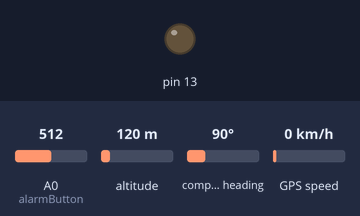
A sketch run on a simulated Arduino Uno, built with avr-gcc and run on an emulated ATmega328P. Parts: output pins drawn as LEDs (lit = HIGH). The test bench sets the inputs (shaded band); at power-on: A0 (alarmButton) = 512, altitude 120 m, compass heading 90°, GPS speed 0 km/h. The GPS gets a fix after 3 s at 37.7749, -122.4194 with 8 satellites; what the sketch prints to the serial monitor is not drawn.

Above: at 1.2 s.
1.3 s: A0 (alarmButton) set to 984
3.2 s: A0 (alarmButton) set to 1014
At 4.7 s:
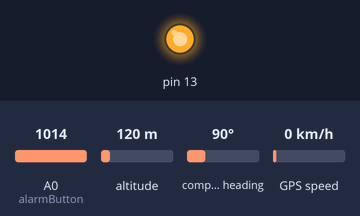
5.5 s: A0 (alarmButton) set to 992
At 7.2 s:
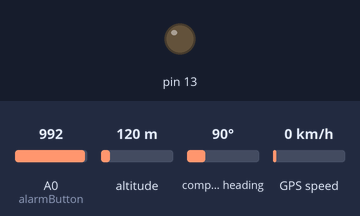
7.5 s: A0 (alarmButton) set to 1010
At 8.9 s:
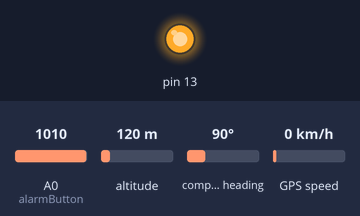
Timing chart, 0 to 10.5 s (numbered marks = the images above; inputs shaded):
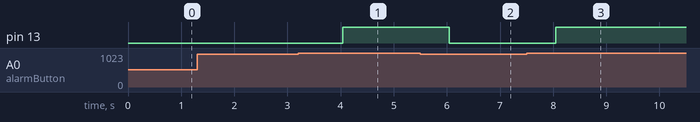

Measured:
- the behaviour switches between 999 and 1000 on A0 (alarmButton) (found by bisection; images 0 and 1)
- after the input at 1.3 s, every drawn part: stays the same
- after the input at 3.2 s, pin 13: LOW → HIGH after 0.84 s
- after the input at 5.5 s, pin 13: HIGH → LOW after 0.54 s
- after the input at 7.5 s, pin 13: LOW → HIGH after 0.55 s

The sketch:

wireless_xbee_panic_button_with_gps.ino
```cpp
#include <SoftwareSerial.h>
#include <TinyGPS++.h>

static const int RXPin = 4, TXPin = 3; //(4, 5);// RX, TX
static const uint32_t GPSBaud = 9600;

// The TinyGPS++ object
TinyGPSPlus gps;

// The serial connection to the GPS device
SoftwareSerial ss(RXPin, TXPin);

// The serial connection to the XBee
SoftwareSerial Xbee(5, 6);

int alarmButton = 0;
int alarmValue = 0;           // variable to store the value read

bool gpsData = false;

void setup()
{
  pinMode(13, OUTPUT);

  Serial.begin(9600);
  Serial.println("Booting...");

  Xbee.begin(9600);
  Serial.println("XBee Radio: OK");

  ss.begin(GPSBaud);
  Serial.println("GPS       : OK");

  Serial.print(F("Based on TinyGPS++ library v."));
  Serial.println(TinyGPSPlus::libraryVersion());

}

void loop()
{
  /*alarmValue = analogRead(alarmButton);

  if(alarmValue >= 1000)
  {
    Xbee.print("NOK:");
    digitalWrite(13, HIGH);
  }
  else
  {
    Xbee.print("OK:");
    digitalWrite(13, LOW);
  }*/

  /*while (ss.available() > 0)
  {
    gpsData = true;
    if (gps.encode(ss.read()))
    {
      if (gps.location.isValid())
      {
        Xbee.print(gps.location.lat(), 6);
        Xbee.print(F(","));
        Xbee.print(gps.location.lng(), 6);
      }
      else
      {
        Xbee.print(F("I"));
        Xbee.print(F(","));
        Xbee.print(F("I"));
      }
      if (gps.date.isValid())
      {
        Xbee.print(gps.date.month());
        Xbee.print(F("/"));
        Xbee.print(gps.date.day());
        Xbee.print(F("/"));
        Xbee.print(gps.date.year());
      }
      else
      {
        Xbee.print(F("I"));
      }
      if (gps.time.isValid())
      {
        if (gps.time.hour() < 10) Serial.print(F("0"));
        Xbee.print(gps.time.hour());
        Xbee.print(F(":"));
        if (gps.time.minute() < 10) Serial.print(F("0"));
        Xbee.print(gps.time.minute());
        Xbee.print(F(":"));
        if (gps.time.second() < 10) Serial.print(F("0"));
        Xbee.print(gps.time.second());
        Xbee.print(F("."));
        if (gps.time.centisecond() < 10) Serial.print(F("0"));
        Xbee.print(gps.time.centisecond());
      }
      else
      {
        Xbee.print(F("I"));
      }
    }
    else
    {
      Xbee.print(F("*"));
      Xbee.print(F(","));
      Xbee.print(F("*"));
    }
  }

  if(!gpsData)
  {
    Xbee.print(F("N"));
    Xbee.print(F(","));
    Xbee.print(F("N"));
  }

  Xbee.println();

  Serial.println(alarmValue);
  if (millis() > 5000 && gps.charsProcessed() < 10)
  {
    Serial.println(F("No GPS detected: check wiring."));
    while(true);
  }

  gpsData = false;
  //delay(500);
  smartDelay(1000);
  */

  while (ss.available() > 0)
    if (gps.encode(ss.read()))
      displayInfo();

  if (millis() > 5000 && gps.charsProcessed() < 10)
  {
    Serial.println(F("No GPS detected: check wiring."));
    while(true);
  }
}

// This custom version of delay() ensures that the gps object
// is being "fed".
static void smartDelay(unsigned long ms)
{
  unsigned long start = millis();
  do
  {
    while (ss.available())
      gps.encode(ss.read());
  } while (millis() - start < ms);
}

void displayInfo()
{
  alarmValue = analogRead(alarmButton);

  if(alarmValue >= 1000)
  {
    Xbee.print("#NOK*");
    digitalWrite(13, HIGH);
  }
  else
  {
    Xbee.print("#OK*");
    digitalWrite(13, LOW);
  }

  //Xbee.print(F(""));
  if (gps.location.isValid())
  {
    Xbee.print(gps.location.lat(), 6);
    Xbee.print(F(","));
    Xbee.print(gps.location.lng(), 6);
  }
  else
  {
    Xbee.print(F("INVALID"));
  }
  Xbee.print(F(";"));
  if (gps.date.isValid())
  {
    Xbee.print(gps.date.month());
    Xbee.print(F("/"));
    Xbee.print(gps.date.day());
    Xbee.print(F("/"));
    Xbee.print(gps.date.year());
  }
  else
  {
    Xbee.print(F("INVALID"));
  }

  Xbee.print(F(";"));
  if (gps.time.isValid())
  {
    if (gps.time.hour() < 10) Serial.print(F("0"));
    Xbee.print(gps.time.hour());
    Xbee.print(F(":"));
    if (gps.time.minute() < 10) Serial.print(F("0"));
    Xbee.print(gps.time.minute());
    Xbee.print(F(":"));
    if (gps.time.second() < 10) Serial.print(F("0"));
    Xbee.print(gps.time.second());
    Xbee.print(F("."));
    if (gps.time.centisecond() < 10) Serial.print(F("0"));
    Xbee.print(gps.time.centisecond());
  }
  else
  {
    Xbee.print(F("INVALID"));
  }

  Xbee.print("\n");
}
```
